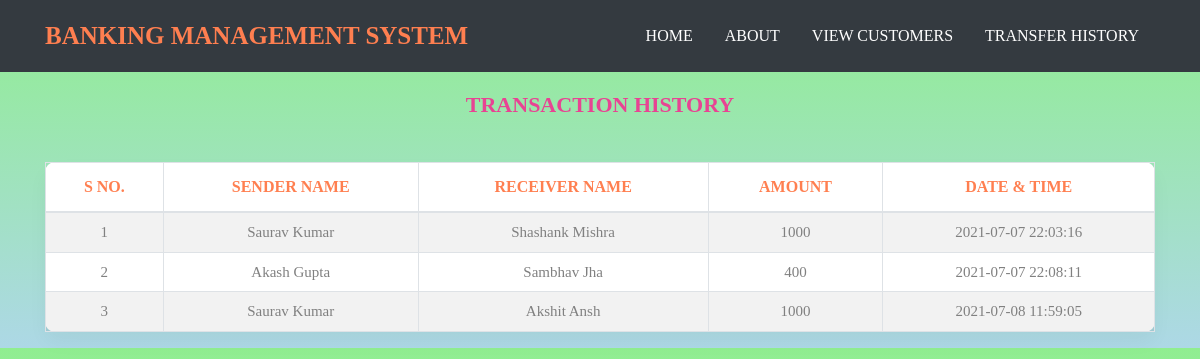
The page /history.php on the database its author committed.
### tables this page shows
CREATE TABLE `transaction` (
  `sl. no.` int(11) NOT NULL,
  `sender` varchar(50) NOT NULL,
  `receiver` varchar(50) NOT NULL,
  `amount` int(6) NOT NULL,
  `date and time` datetime NOT NULL DEFAULT current_timestamp()
);

### history.php (the view, shortened to what this page needs)
<!DOCTYPE html>
<html>
<head>
    <?php include 'links.php'?>
    <?php include 'navbar.php'?>
    <link rel="stylesheet" href="CSS/history.css">
</head>
<body>
	<div class="container">
        <h1>Transaction HISTORY</h1>
       <br>
       <div class="table-responsive-sm">
    <table class="table table-hover table-striped table-condensed table-bordered text-white ">
        <thead>
            <tr>
                <th class="text-center">S No.</th>
                <th class="text-center">Sender Name</th>
                <th class="text-center">Receiver Name</th>
                <th class="text-center">Amount</th>
                <th class="text-center">Date & Time</th>
            </tr>
        </thead>
        <tbody>
        <?php
            include 'connection.php';
            $sql ="select * from transaction";
            $query =mysqli_query($con, $sql);
            while($rows = mysqli_fetch_assoc($query))
            {
        ?>
            <tr>
            <td class="py-2"><?php echo $rows['sl. no.']; ?></td>
            <td class="py-2"><?php echo $rows['sender']; ?></td>
            <td class="py-2"><?php echo $rows['receiver']; ?></td>
            <td class="py-2"><?php echo $rows['amount']; ?> </td>
            <td class="py-2"><?php echo $rows['date and time']; ?> </td>
            </tr>
        <?php
            }
        ?>
        </tbody>
    </table>
    </div>
</div>
</body>
</html>

### CSS/navbar.css (style rules this page uses)
* { margin:0; padding: 0; box-sizing: border-box; font-family:Georgia, 'Times New Roman', Times, serif; }

### CSS/history.css (style rules this page uses)
* { margin: 0; padding:0; box-sizing: border-box; }
body { background:linear-gradient(lightgreen,lightblue); }
h1 { font-size: 22px; color: #e84393; text-align: center; margin-top: 20px; margin-bottom: 20px; text-transform: uppercase; font-weight: bold; }
table { border-collapse: collapse; background-color: #fff; box-shadow: 0 10px 20px 0 rgba(0,0,0,.04); border-radius: 10px; margin: auto; }
th,td { border: 1px solid #f2f2f2; padding: 6px 30px; text-align: center; color: grey; }
th { text-transform: uppercase; font-size: 16px; color:coral; }
td { font-size: 15px; }

### rows shown on the page
transaction: value "1", sender "Saurav Kumar", receiver "Shashank Mishra", amount "1000", date and time "2021-07-07 22:03:16"
transaction: value "2", sender "Akash Gupta", receiver "Sambhav Jha", amount "400", date and time "2021-07-07 22:08:11"
transaction: value "3", sender "Saurav Kumar", receiver "Akshit Ansh", amount "1000", date and time "2021-07-08 11:59:05"
